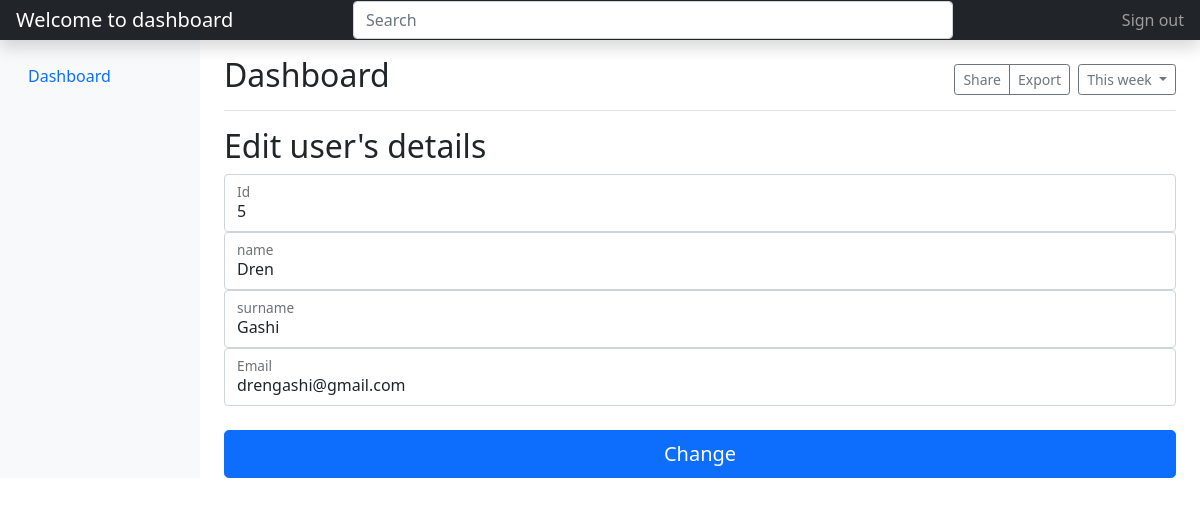
Screenshot of /Forms/edit.php?id=5 with the database file from the repository.
### tables this page shows
CREATE TABLE `user` (
  `id` int(11) NOT NULL,
  `name` varchar(255) NOT NULL,
  `surname` varchar(255) NOT NULL,
  `email` varchar(255) NOT NULL,
  `password` varchar(255) NOT NULL,
  `is_admin` tinyint(1) NOT NULL DEFAULT 0
);

### Forms/edit.php (the view, shortened to what this page needs)
<?php
   include_once('../database/config.php');
   $id = $_GET['id'];
   $sql = "SELECT * FROM user WHERE id=:id";
   $selectUser = $conn->prepare($sql);
   $selectUser->bindParam(':id', $id);
   $selectUser->execute();
   $user_data = $selectUser->fetch();
 ?>
 <!DOCTYPE html>
 <html>
 <head>
 	<link href="https://cdn.jsdelivr.net/npm/bootstrap@5.1.3/dist/css/bootstrap.min.css" rel="stylesheet">
 </head>
 <body>
 <header class="navbar navbar-dark sticky-top bg-dark flex-md-nowrap p-0 shadow">
  <a class="navbar-brand col-md-3 col-lg-2 me-0 px-3" href="#"><?php echo "Welcome to dashboard ".$_SESSION['surname']; ?></a>
  <input class="form-control form-control-dark w-50" type="text" placeholder="Search" aria-label="Search">
  <div class="navbar-nav">
    <div class="nav-item text-nowrap">
      <a class="nav-link px-3" href="logout.php">Sign out</a>
    </div>
  </div>
</header>
<div class="container-fluid">
  <div class="row">
    <nav id="sidebarMenu" class="col-md-3 col-lg-2 d-md-block bg-light sidebar collapse">
      <div class="position-sticky pt-3">
        <ul class="nav flex-column">
          <li class="nav-item">
            <a class="nav-link active" aria-current="page" href="../main/dashboard.php">
              Dashboard
            </a>
        </ul>
      </div>
    </nav>
    <main class="col-md-9 ms-sm-auto col-lg-10 px-md-4">
      <div class="d-flex justify-content-between flex-wrap flex-md-nowrap align-items-center pt-3 pb-2 mb-3 border-bottom">
        <h1 class="h2">Dashboard</h1>
        <div class="btn-toolbar mb-2 mb-md-0">
          <div class="btn-group me-2">
            <button type="button" class="btn btn-sm btn-outline-secondary">Share</button>
            <button type="button" class="btn btn-sm btn-outline-secondary">Export</button>
          </div>
          <button type="button" class="btn btn-sm btn-outline-secondary dropdown-toggle">
            This week
          </button>
        </div>
      </div>
      <h2>Edit user's details</h2>
      <div class="table-responsive">
        <form action="../Logic/editL.php" method="post">
        <div class="form-floating">
          <input type="number" class="form-control" id="floatingInput" placeholder="Id" name="id" value="<?php echo  $user_data['id'] ?>">
          <label for="floatingInput">Id</label>
        </div>
        <div class="form-floating">
          <input type="text" class="form-control" id="floatingInput" placeholder="name" name="name" value="<?php echo  $user_data['name'] ?>">
          <label for="floatingInput">name</label>
        </div>
        <div class="form-floating">
          <input type="text" class="form-control" id="floatingInput" placeholder="surname" name="surname" value="<?php echo  $user_data['surname'] ?>">
          <label for="floatingInput">surname</label>
        </div>
        <div class="form-floating">
          <input type="email" class="form-control" id="floatingInput" placeholder="Email" name="email" value="<?php echo  $user_data['email'] ?>">
          <label for="floatingInput">Email</label>
        </div>
        <br>
        <button class="w-100 btn btn-lg btn-primary" type="submit" name="submit" href='../Main/admin_dashboard'>Change</button>
      </form>
      </div>
    </main>
  </div>
</div>
  </body>
</html>
 </body>
 </html>

### rows the page displays
user: id "5", name "Dren", surname "Gashi", email "drengashi@gmail.com"
